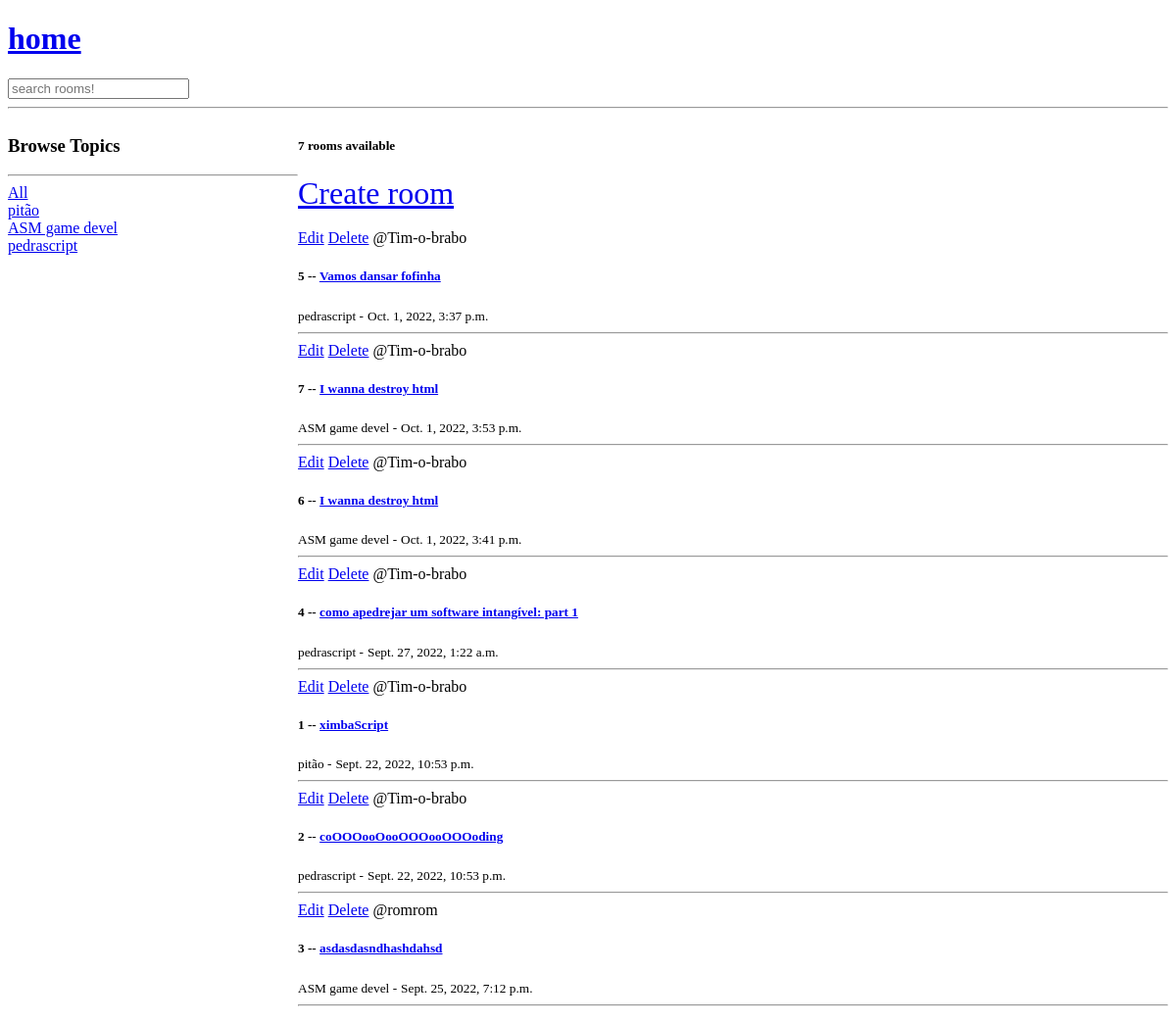
/, run on an earlier commit of the app's database.
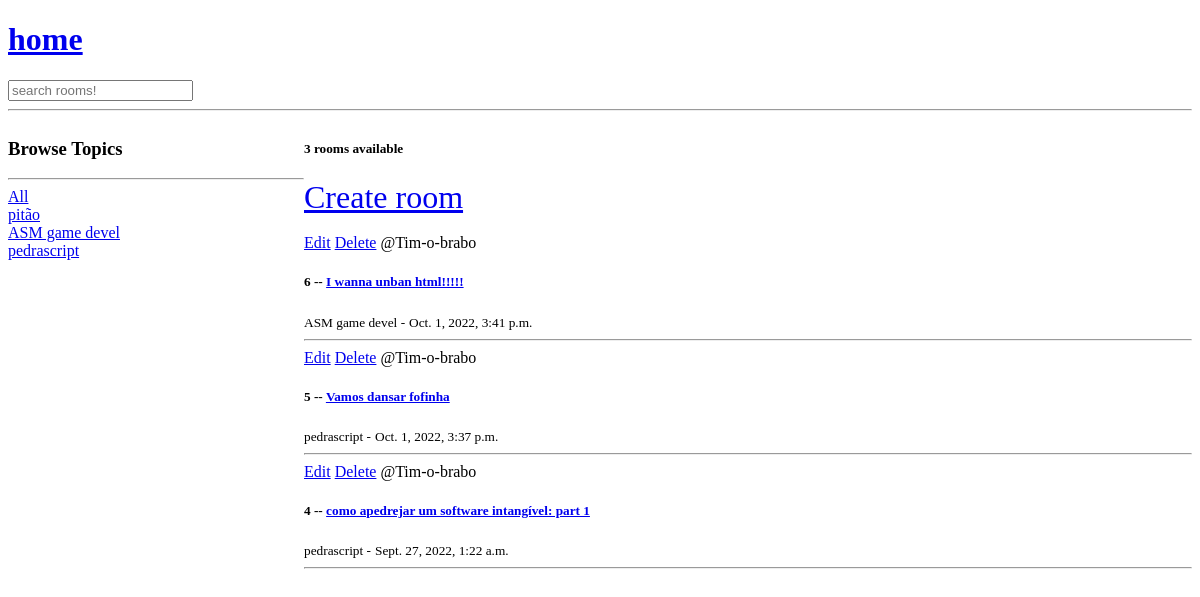
And on a later commit of the database.
### base/models.py (models this page shows, shortened)
class Topic(models.Model):
    name = models.CharField(max_length=200)

class Room(models.Model):
    host = models.ForeignKey(User, on_delete=models.SET_NULL, null=True)
    topic = models.ForeignKey(Topic, on_delete=models.SET_NULL, null=True)
    name = models.CharField(max_length=200)
    description = models.TextField(null=True, blank=True)
    updated = models.DateTimeField(auto_now=True)
    created = models.DateTimeField(auto_now_add=True)
    class Meta:
        ordering = ['-updated','-created']

### base/views.py (the view)
# urls.py: path('', views.home, name="home"),
def home(request):
    q = request.GET.get('q') if request.GET.get('q') != None else ''
    rooms = Room.objects.filter(
        Q(topic__name__icontains=q) |
        Q(name__icontains=q) |
        Q(description__icontains=q)
        )
    topics = Topic.objects.all()
    room_count = rooms.count()
    context = {'rooms': rooms, 'topics':topics, 'room_count': room_count}
    return render(request, 'base/home.html', context)

### templates/base/home.html (shortened to what this page needs)
{% extends 'main.html' %}
{% block content %}
<div class="home-container">
    <div>
        <h3>Browse Topics</h3>
        <hr>
        <div>
            <a href="{% url 'home' %}">All</a>
        </div>
        {% for topic in topics %}
            <div>
                <a href="{% url 'home' %}?q={{topic.name}}">{{topic.name}}</a>
            </div>
        {% endfor %}
    </div>
    <div>
        <h5>{{room_count}} rooms available</h5>
        <a href="{% url 'create-room'%}" style="font-size:2em;">Create room</a><br><br>
        <div>
            {% for room in rooms %}
                <div>
                    <a href="{% url 'update-room' room.id %}" >Edit</a>
                    <a href="{% url 'delete-room' room.id %}" >Delete</a>
                    <span>@{{room.host.username}}</span>
                    <h5> {{room.id}} -- <a href="{% url 'room' room.id %}">{{room.name}}</a> </h5>
                    <small>{{room.topic.name}} -</small>
                    <small>{{room.created}}</small>
                    <hr>
                </div>
            {% endfor %}
        </div>
    </div>
</div>
{% endblock content %}

### templates/main.html (shortened to what this page needs)
<!DOCTYPE html>
<html lang="en">
<head>
</head>
<body>
    {% include 'navbar.html' %}
    {% block content %}
    {% endblock %}
</body>
</html>

### templates/navbar.html
<a href="/" >
    <h1>home</h1>
</a>
<form method="GET" action="{% url 'home' %}">
    <input type="text" name="q" placeholder="search rooms!" />
</form>
<hr>

### templates/base/home.html (style rules this page uses)
.home-container { display: grid; grid-template-columns: 1fr 3fr; }

What changed in the data, as far as the page shows it:
removed Room: host.username "Tim-o-brabo", id "7", name "I wanna destroy html", topic.name "ASM game devel", created "Oct. 1, 2022, 3:53 p.m."
removed Room: host.username "Tim-o-brabo", id "1", name "ximbaScript", topic.name "pitão", created "Sept. 22, 2022, 10:53 p.m."
removed Room: host.username "Tim-o-brabo", id "2", name "coOOOooOooOOOooOOOoding", topic.name "pedrascript", created "Sept. 22, 2022, 10:53 p.m."
removed Room: host.username "romrom", id "3", name "asdasdasndhashdahsd", topic.name "ASM game devel", created "Sept. 25, 2022, 7:12 p.m."
changed Room "ASM game devel": name "I wanna destroy html" → "I wanna unban html!!!!!"; moves up the list
Also different on the page:
{{ room_count }}: "7" → "3"
